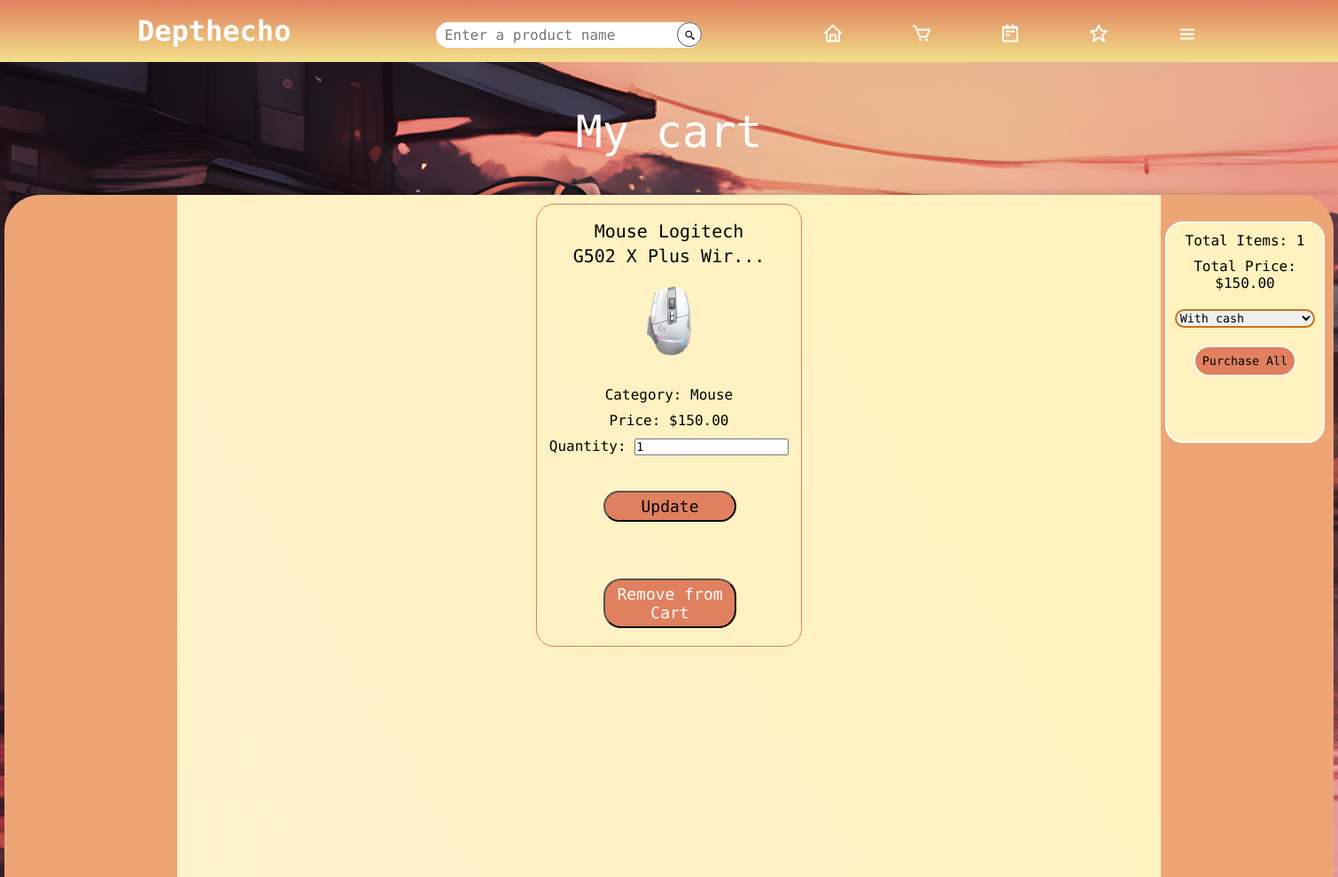
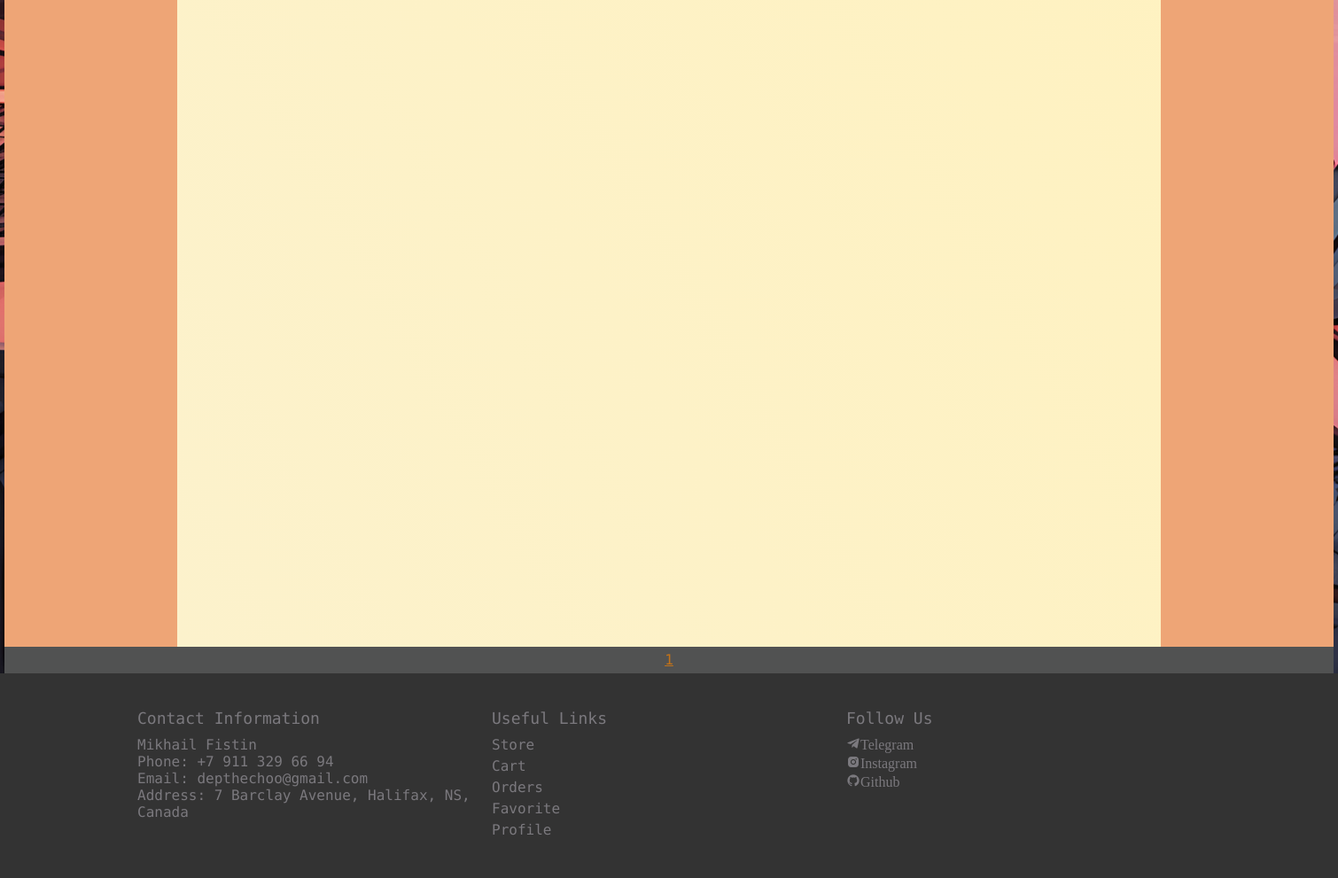
The app's page /cart/ (signed in), older data (2 pictures, top to bottom).
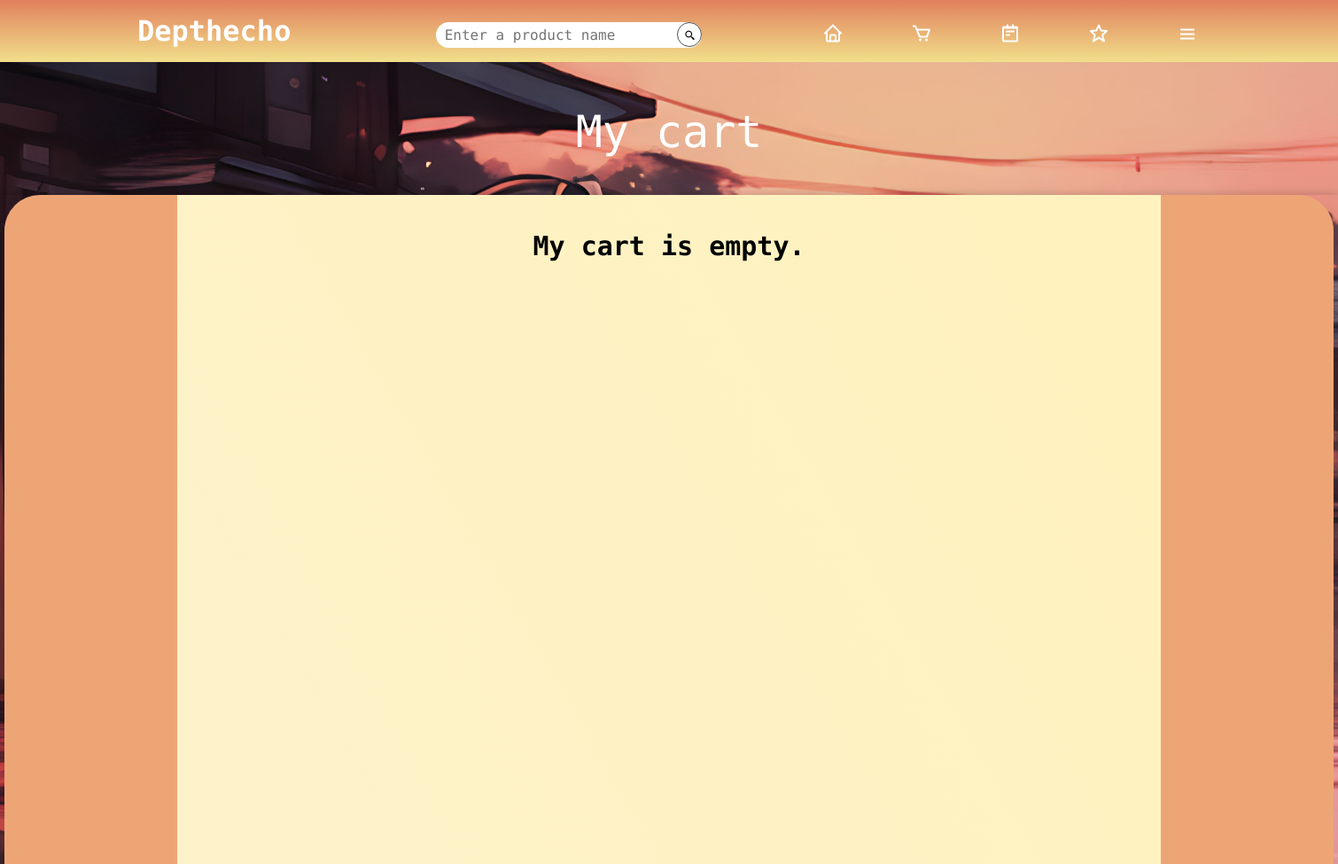
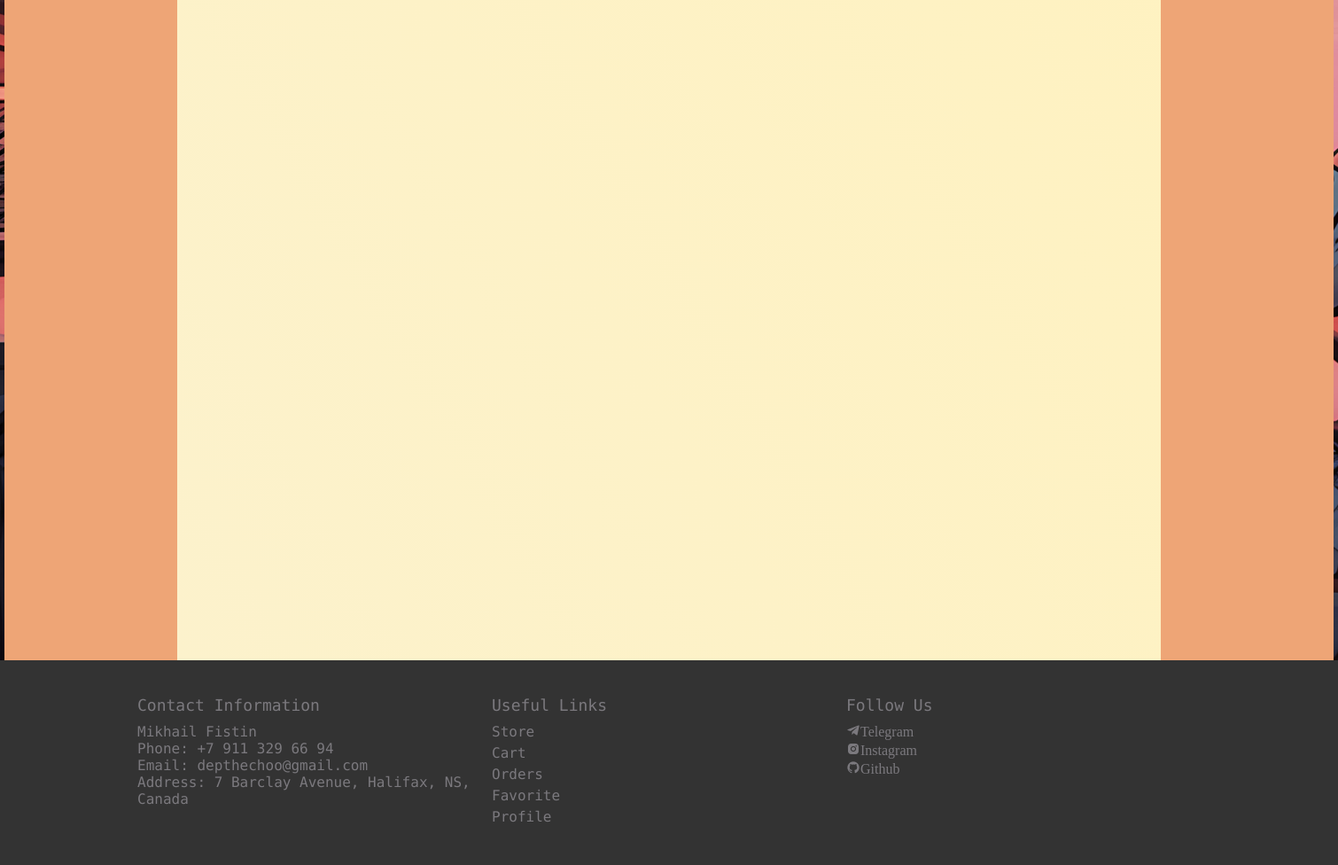
The same page, newer data (2 pictures, top to bottom).
### cart/models.py (models this page shows)
class CartItem(models.Model):
    user = models.ForeignKey(CustomUser, on_delete=models.CASCADE)
    product = models.ForeignKey(Product, on_delete=models.CASCADE)
    cart_quantity = models.PositiveIntegerField(default=1)

### mainpage/models.py (models this page shows, shortened)
class Product(models.Model):
    name = models.CharField(max_length=255, blank=False, null=False)
    slug = models.SlugField(max_length=200, blank=False, null=False, default="")
    image = models.ImageField(upload_to='products/', blank=True, null=True)
    description = models.TextField()
    category = models.ForeignKey(Category, on_delete=models.CASCADE)
    quantity = models.PositiveIntegerField(default=0)
    price = models.DecimalField(max_digits=10, decimal_places=2)
    discount = models.DecimalField(max_digits=5, decimal_places=2, blank=True, null=True, default=0)

class Category(models.Model):
    name = models.CharField(max_length=100, unique=True)
    def __str__(self):
        return self.name

### cart/views.py (the view)
# urls.py: path('cart/', views.cart_page, name='cart'),
@login_required(login_url='login-page')
def cart_page(request):
    user = request.user
    try:
        profile = UserProfile.objects.get(user=user)
    except UserProfile.DoesNotExist:
        profile = None
    cart_items = CartItem.objects.filter(user=request.user)
    total_quantity = cart_items.aggregate(total_quantity=Sum('cart_quantity'))['total_quantity']
    items_per_page = 12
    paginator = Paginator(cart_items, items_per_page)
    page = request.GET.get('page')
    try:
        cart_items = paginator.page(page)
    except PageNotAnInteger:
        cart_items = paginator.page(1)
    except EmptyPage:
        cart_items = paginator.page(paginator.num_pages)
    context = {'cart_items': cart_items, 'total_quantity': total_quantity, 'profile': profile}
    return render(request, 'cart/cart-page.html', context)

### cart/templatetags/cart_tags.py (called while the page is built)
@register.filter
def total_price(cart_items):
    total = 0
    for cart_item in cart_items:
        if cart_item.product.discount:
            discounted_price = cart_item.product.price * (1 - cart_item.product.discount / 100)
            total += discounted_price * cart_item.cart_quantity
        else:
            total += cart_item.product.price * cart_item.cart_quantity
    return total

### cart/templates/cart/cart-page.html (shortened to what this page needs)
{% extends 'mainpage/base.html' %}
{% load static %}
{% load cart_tags %}
{% block content %}
{% include 'mainpage/main_header.html' %}
<div class="cart-page-body">
    <div class="empty-space">
        <h1 class="store-header">
            My cart
        </h1>
    </div>
    <section class="cart-page-main">
        <div class="cart-page-content">
            <div class="cart-page-container{% if cart_items|length < 9 %} height-1300{% endif %}">
                {% if cart_items %}
               {% for cart_item in cart_items %}
    <div class="products cart-products">
        <h2><a href="{% url 'product-detail' cart_item.product.slug %}">{{ cart_item.product.name|slice:":30" }}...</a></h2>
        {% if cart_item.product.image %}
            <img src="{{ cart_item.product.image.url }}" alt="{{ cart_item.product.name }}">
        {% endif %}
        <p><b>Category:</b> {{ cart_item.product.category }}</p>
        {% if cart_item.product.discount %}
            <p class="discounted-price">${{ cart_item.product.discounted_price|floatformat:2 }}</p>
        {% else %}
            <p><b>Price:</b> ${{ cart_item.product.price }}</p>
        {% endif %}
        <form action="{% url 'update-cart' cart_item.product.id %}" method="post">
            <label for="quantity">Quantity:</label>
            <input type="number" name="cart_quantity" value="{{ cart_item.cart_quantity }}">
            <button type="submit" class="update-cart-button">Update</button>
        </form>
        <form action="{% url 'remove-from-cart' cart_item.product.id %}" method="post">
            <button type="submit" class="remove-from-cart-button">Remove from Cart</button>
        </form>
    </div>
{% endfor %}
            </div>
            <div class="cart-purchase">
                {% if cart_items %}
                <p><b>Total Items:</b> {{ total_quantity }}</p>
                <p><b>Total Price:</b> ${{ cart_items|total_price|floatformat:2 }}</p>
                <form action="#" method="post">
                    <select name="payment-method" id="payment-method">
                        <option value="cash">With cash</option>
                    </select>
                    <button type="submit" class="purchase-button"><a href="{% url 'add_to_order' %}">Purchase All</a></button>
                </form>
                {% endif %}
            </div>
             <div class="pagination">
                <ul class="container">
                    {% for page in cart_items.paginator.page_range %}
                    {% if page == cart_items.number %}
                    <li><a href="?page={{ page }}" class="btn page-link btn--sub">{{ page }}</a></li>
                    {% elif page > cart_items.number|add:"-3" and page < cart_items.number|add:"3" %}
                    <li><a href="?page={{ page }}" class="btn page-link">{{ page }}</a></li>
                    {% endif %}
                    {% endfor %}
                </ul>
            </div>
            {% else %}
            <p class="cart-empty">My cart is empty.</p>
        {% endif %}
</div>
</section>
</div>
{% endblock %}

Row changes from the older to the newer data that the page shows:
removed CartItem: product.name "Mouse Logitech G502 X Plus Wir", product.image (picture), product.category "Mouse", product.price "150.00", cart_quantity "1", product+cart_quantity "150.00"
Text that changed along with them:
{{ total_quantity }}: "1" → (not shown)
form field payment-method: "With cash" → (not shown)
text no longer shown: "Total Items: Total Price: $ Purchase All"
text now shown: "My cart is empty."
list line gone: "1"
